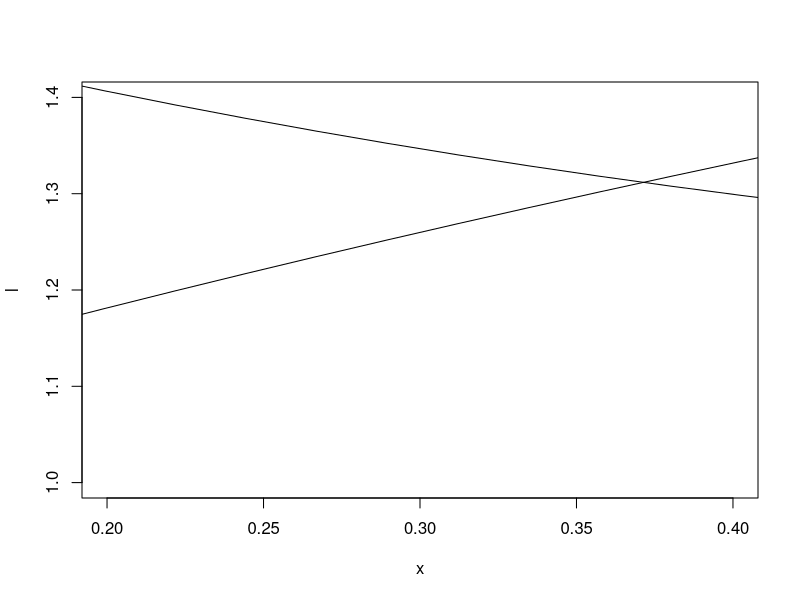

Write R code to recreate this figure.
tau <- 6.283

x <- seq(-1, 4, length.out=222)
l <- exp(x) - x^2
a <- acos(x/exp(x))

plot(x, l, type="l"
	, xlim = c(0.2, 0.4)
	, ylim = c(1,1.4)
)
for (m in 0:3){
	lines(x, a+m*tau)
}
